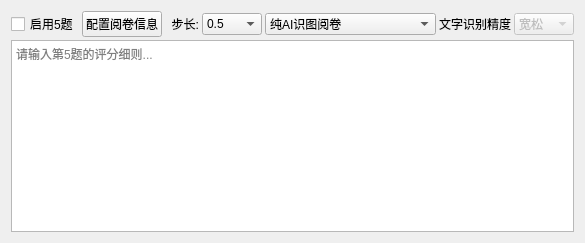
          <widget class="QWidget" name="tab_question5">
           <attribute name="title">
            <string>题目5</string>
           </attribute>
           <layout class="QVBoxLayout" name="verticalLayout_q5">
            <property name="spacing">
             <number>3</number>
            </property>
            <item>
             <layout class="QHBoxLayout" name="horizontalLayout_q5_header">
              <item>
               <widget class="QCheckBox" name="enableQuestion5">
                <property name="text">
                 <string>启用5题</string>
                </property>
               </widget>
              </item>
              <item>
               <widget class="QPushButton" name="configQuestion5">
                <property name="text">
                 <string>配置阅卷信息</string>
                </property>
               </widget>
              </item>
              <item>
               <widget class="QLabel" name="label_step5">
                <property name="sizePolicy">
                 <sizepolicy hsizetype="Fixed" vsizetype="Preferred">
                  <horstretch>0</horstretch>
                  <verstretch>0</verstretch>
                 </sizepolicy>
                </property>
                <property name="text">
                 <string>  步长:</string>
                </property>
               </widget>
              </item>
              <item>
               <widget class="QComboBox" name="score_rounding_step_5">
                <property name="sizePolicy">
                 <sizepolicy hsizetype="Fixed" vsizetype="Fixed">
                  <horstretch>0</horstretch>
                  <verstretch>0</verstretch>
                 </sizepolicy>
                </property>
                <property name="minimumSize">
                 <size>
                  <width>60</width>
                  <height>0</height>
                 </size>
                </property>
                <item>
                 <property name="text">
                  <string>0.5</string>
                 </property>
                </item>
                <item>
                 <property name="text">
                  <string>1</string>
                 </property>
                </item>
               </widget>
              </item>
              <item>
               <widget class="QComboBox" name="ocr_mode_5">
                <property name="sizePolicy">
                 <sizepolicy hsizetype="Fixed" vsizetype="Fixed">
                  <horstretch>0</horstretch>
                  <verstretch>0</verstretch>
                 </sizepolicy>
                </property>
                <property name="minimumSize">
                 <size>
                  <width>160</width>
                  <height>0</height>
                 </size>
                </property>
                <item>
                 <property name="text">
                  <string>纯AI识图阅卷</string>
                 </property>
                </item>
                <item>
                 <property name="text">
                  <string>百度OCR识别文字+AI评阅</string>
                 </property>
                </item>
               </widget>
              </item>
              <item>
               <widget class="QLabel" name="label_15_q5">
                <property name="sizePolicy">
                 <sizepolicy hsizetype="Fixed" vsizetype="Preferred">
                  <horstretch>0</horstretch>
                  <verstretch>0</verstretch>
                 </sizepolicy>
                </property>
                <property name="text">
                 <string>文字识别精度</string>
                </property>
               </widget>
              </item>
              <item>
               <widget class="QComboBox" name="ocr_quality_5">
                <property name="enabled">
                 <bool>false</bool>
                </property>
                <property name="sizePolicy">
                 <sizepolicy hsizetype="Fixed" vsizetype="Fixed">
                  <horstretch>0</horstretch>
                  <verstretch>0</verstretch>
                 </sizepolicy>
                </property>
                <property name="minimumSize">
                 <size>
                  <width>60</width>
                  <height>0</height>
                 </size>
                </property>
                <item>
                 <property name="text">
                  <string>宽松</string>
                 </property>
                </item>
                <item>
                 <property name="text">
                  <string>适度</string>
                 </property>
                </item>
                <item>
                 <property name="text">
                  <string>严格</string>
                 </property>
                </item>
               </widget>
              </item>
             </layout>
            </item>
            <item>
             <widget class="QPlainTextEdit" name="StandardAnswer_text_5">
              <property name="placeholderText">
               <string>请输入第5题的评分细则...</string>
              </property>
             </widget>
            </item>
           </layout>
          </widget>
